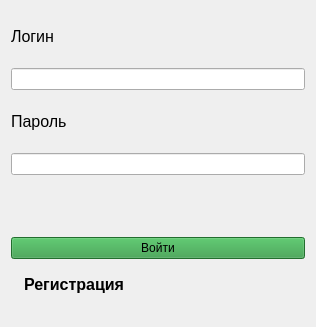
<?xml version="1.0" encoding="UTF-8"?>
<ui version="4.0">
 <class>authorization</class>
 <widget class="QWidget" name="authorization">
  <property name="geometry">
   <rect>
    <x>0</x>
    <y>0</y>
    <width>316</width>
    <height>327</height>
   </rect>
  </property>
  <property name="windowTitle">
   <string>Form</string>
  </property>
  <layout class="QGridLayout" name="gridLayout">
   <item row="0" column="0">
    <layout class="QVBoxLayout" name="verticalLayout">
     <item>
      <widget class="QLabel" name="label">
       <property name="text">
        <string>&lt;html&gt;&lt;head/&gt;&lt;body&gt;&lt;p&gt;&lt;span style=&quot; font-size:12pt;&quot;&gt;Логин&lt;/span&gt;&lt;/p&gt;&lt;/body&gt;&lt;/html&gt;</string>
       </property>
      </widget>
     </item>
     <item>
      <widget class="QLineEdit" name="login">
       <property name="styleSheet">
        <string notr="true">font: 10pt &quot;MS Shell Dlg 2&quot;;</string>
       </property>
      </widget>
     </item>
     <item>
      <widget class="QLabel" name="label_2">
       <property name="text">
        <string>&lt;html&gt;&lt;head/&gt;&lt;body&gt;&lt;p&gt;&lt;span style=&quot; font-size:12pt;&quot;&gt;Пароль&lt;/span&gt;&lt;/p&gt;&lt;/body&gt;&lt;/html&gt;</string>
       </property>
      </widget>
     </item>
     <item>
      <widget class="QLineEdit" name="password"/>
     </item>
     <item>
      <widget class="QLabel" name="error">
       <property name="text">
        <string/>
       </property>
      </widget>
     </item>
     <item>
      <widget class="QPushButton" name="entrance">
       <property name="toolTip">
        <string>&lt;html&gt;&lt;head/&gt;&lt;body&gt;&lt;p&gt;&lt;span style=&quot; font-size:12pt;&quot;&gt;Войти&lt;/span&gt;&lt;/p&gt;&lt;/body&gt;&lt;/html&gt;</string>
       </property>
       <property name="styleSheet">
        <string notr="true">background-color: rgb(47, 154, 65);</string>
       </property>
       <property name="text">
        <string>Войти</string>
       </property>
      </widget>
     </item>
     <item>
      <widget class="QCommandLinkButton" name="registration">
       <property name="font">
        <font>
         <family>Segoe UI</family>
         <pointsize>12</pointsize>
        </font>
       </property>
       <property name="cursor">
        <cursorShape>PointingHandCursor</cursorShape>
       </property>
       <property name="text">
        <string>Регистрация</string>
       </property>
       <property name="icon">
        <iconset theme="none">
         <normaloff>../../.designer/backup</normaloff>../../.designer/backup</iconset>
       </property>
       <property name="iconSize">
        <size>
         <width>0</width>
         <height>0</height>
        </size>
       </property>
      </widget>
     </item>
    </layout>
   </item>
  </layout>
 </widget>
 <resources/>
 <connections/>
</ui>
